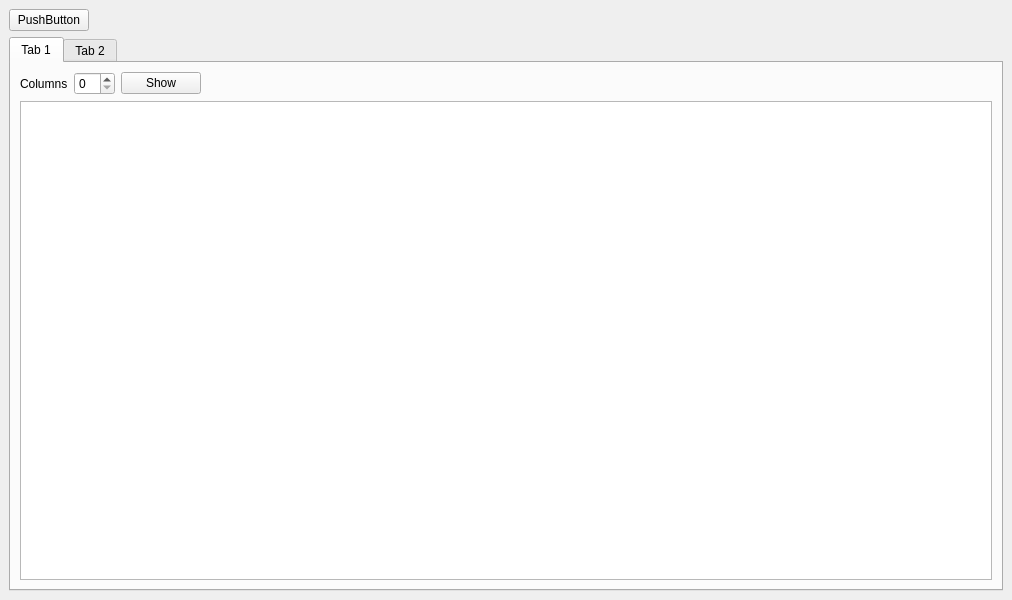
<?xml version="1.0" encoding="UTF-8"?>
<ui version="4.0">
 <class>MainWindow</class>
 <widget class="QMainWindow" name="MainWindow">
  <property name="geometry">
   <rect>
    <x>0</x>
    <y>0</y>
    <width>1012</width>
    <height>600</height>
   </rect>
  </property>
  <property name="windowTitle">
   <string>Data Analyzer</string>
  </property>
  <widget class="QWidget" name="centralwidget">
   <layout class="QGridLayout" name="gridLayout">
    <item row="0" column="0">
     <widget class="QPushButton" name="pushButton">
      <property name="text">
       <string>PushButton</string>
      </property>
     </widget>
    </item>
    <item row="0" column="1">
     <spacer name="horizontalSpacer">
      <property name="orientation">
       <enum>Qt::Horizontal</enum>
      </property>
      <property name="sizeHint" stdset="0">
       <size>
        <width>905</width>
        <height>20</height>
       </size>
      </property>
     </spacer>
    </item>
    <item row="1" column="0" colspan="2">
     <widget class="QTabWidget" name="tabWidget">
      <property name="sizePolicy">
       <sizepolicy hsizetype="Expanding" vsizetype="Expanding">
        <horstretch>0</horstretch>
        <verstretch>0</verstretch>
       </sizepolicy>
      </property>
      <property name="currentIndex">
       <number>0</number>
      </property>
      <widget class="QWidget" name="tab">
       <attribute name="title">
        <string>Tab 1</string>
       </attribute>
       <layout class="QGridLayout" name="gridLayout_2">
        <item row="0" column="0">
         <widget class="QLabel" name="label">
          <property name="text">
           <string>Columns</string>
          </property>
         </widget>
        </item>
        <item row="0" column="1">
         <widget class="QSpinBox" name="spinBox"/>
        </item>
        <item row="0" column="2">
         <widget class="QPushButton" name="pushButton_2">
          <property name="text">
           <string>Show</string>
          </property>
         </widget>
        </item>
        <item row="0" column="3">
         <spacer name="horizontalSpacer_2">
          <property name="orientation">
           <enum>Qt::Horizontal</enum>
          </property>
          <property name="sizeHint" stdset="0">
           <size>
            <width>771</width>
            <height>20</height>
           </size>
          </property>
         </spacer>
        </item>
        <item row="1" column="0" colspan="4">
         <widget class="QTableWidget" name="tableWidget"/>
        </item>
       </layout>
      </widget>
      <widget class="QWidget" name="tab_2">
       <attribute name="title">
        <string>Tab 2</string>
       </attribute>
      </widget>
     </widget>
    </item>
   </layout>
  </widget>
 </widget>
 <resources/>
 <connections/>
</ui>
